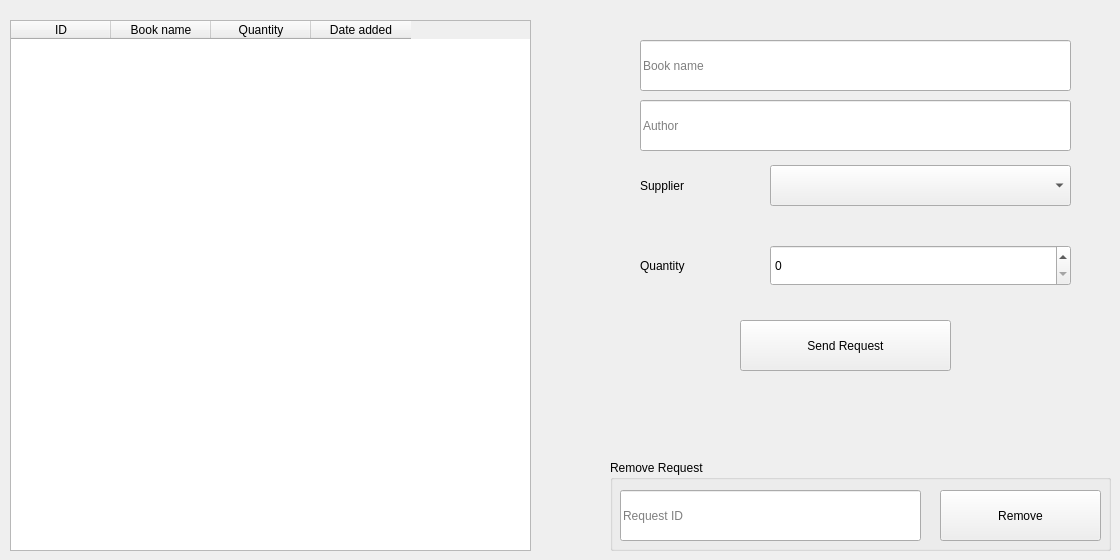
      <widget class="QWidget" name="tab_2">
       <attribute name="title">
        <string>Check Requests</string>
       </attribute>
       <widget class="QTableWidget" name="tableWidget_6">
        <property name="geometry">
         <rect>
          <x>10</x>
          <y>20</y>
          <width>521</width>
          <height>531</height>
         </rect>
        </property>
        <column>
         <property name="text">
          <string>ID</string>
         </property>
        </column>
        <column>
         <property name="text">
          <string>Book name</string>
         </property>
        </column>
        <column>
         <property name="text">
          <string>Quantity</string>
         </property>
        </column>
        <column>
         <property name="text">
          <string>Date added</string>
         </property>
        </column>
       </widget>
       <widget class="QLineEdit" name="lineEdit">
        <property name="geometry">
         <rect>
          <x>640</x>
          <y>40</y>
          <width>431</width>
          <height>51</height>
         </rect>
        </property>
        <property name="styleSheet">
         <string notr="true">font: 10pt &quot;MS Shell Dlg 2&quot;;</string>
        </property>
        <property name="placeholderText">
         <string>Book name</string>
        </property>
       </widget>
       <widget class="QComboBox" name="comboBox">
        <property name="geometry">
         <rect>
          <x>770</x>
          <y>165</y>
          <width>301</width>
          <height>41</height>
         </rect>
        </property>
        <property name="styleSheet">
         <string notr="true">font: 10pt &quot;MS Shell Dlg 2&quot;;</string>
        </property>
       </widget>
       <widget class="QLabel" name="label">
        <property name="geometry">
         <rect>
          <x>640</x>
          <y>160</y>
          <width>111</width>
          <height>51</height>
         </rect>
        </property>
        <property name="styleSheet">
         <string notr="true">font: 10pt &quot;MS Shell Dlg 2&quot;;</string>
        </property>
        <property name="text">
         <string>Supplier</string>
        </property>
       </widget>
       <widget class="QSpinBox" name="spinBox">
        <property name="geometry">
         <rect>
          <x>770</x>
          <y>245</y>
          <width>301</width>
          <height>41</height>
         </rect>
        </property>
        <property name="styleSheet">
         <string notr="true">font: 10pt &quot;MS Shell Dlg 2&quot;;</string>
        </property>
       </widget>
       <widget class="QLabel" name="label_2">
        <property name="geometry">
         <rect>
          <x>640</x>
          <y>240</y>
          <width>141</width>
          <height>51</height>
         </rect>
        </property>
        <property name="styleSheet">
         <string notr="true">font: 10pt &quot;MS Shell Dlg 2&quot;;</string>
        </property>
        <property name="text">
         <string>Quantity</string>
        </property>
       </widget>
       <widget class="QPushButton" name="pushButton">
        <property name="geometry">
         <rect>
          <x>740</x>
          <y>320</y>
          <width>211</width>
          <height>51</height>
         </rect>
        </property>
        <property name="styleSheet">
         <string notr="true">font: 10pt &quot;MS Shell Dlg 2&quot;;</string>
        </property>
        <property name="text">
         <string>Send Request</string>
        </property>
       </widget>
       <widget class="QGroupBox" name="groupBox">
        <property name="geometry">
         <rect>
          <x>610</x>
          <y>460</y>
          <width>501</width>
          <height>91</height>
         </rect>
        </property>
        <property name="styleSheet">
         <string notr="true">font: 10pt &quot;MS Shell Dlg 2&quot;;</string>
        </property>
        <property name="title">
         <string>Remove Request</string>
        </property>
        <widget class="QLineEdit" name="lineEdit_2">
         <property name="geometry">
          <rect>
           <x>10</x>
           <y>30</y>
           <width>301</width>
           <height>51</height>
          </rect>
         </property>
         <property name="styleSheet">
          <string notr="true">font: 10pt &quot;MS Shell Dlg 2&quot;;</string>
         </property>
         <property name="placeholderText">
          <string>Request ID</string>
         </property>
        </widget>
        <widget class="QPushButton" name="pushButton_3">
         <property name="geometry">
          <rect>
           <x>330</x>
           <y>30</y>
           <width>161</width>
           <height>51</height>
          </rect>
         </property>
         <property name="styleSheet">
          <string notr="true">font: 10pt &quot;MS Shell Dlg 2&quot;;</string>
         </property>
         <property name="text">
          <string>Remove</string>
         </property>
        </widget>
       </widget>
       <widget class="QLineEdit" name="lineEdit_8">
        <property name="geometry">
         <rect>
          <x>640</x>
          <y>100</y>
          <width>431</width>
          <height>51</height>
         </rect>
        </property>
        <property name="styleSheet">
         <string notr="true">font: 10pt &quot;MS Shell Dlg 2&quot;;</string>
        </property>
        <property name="placeholderText">
         <string>Author</string>
        </property>
       </widget>
      </widget>
